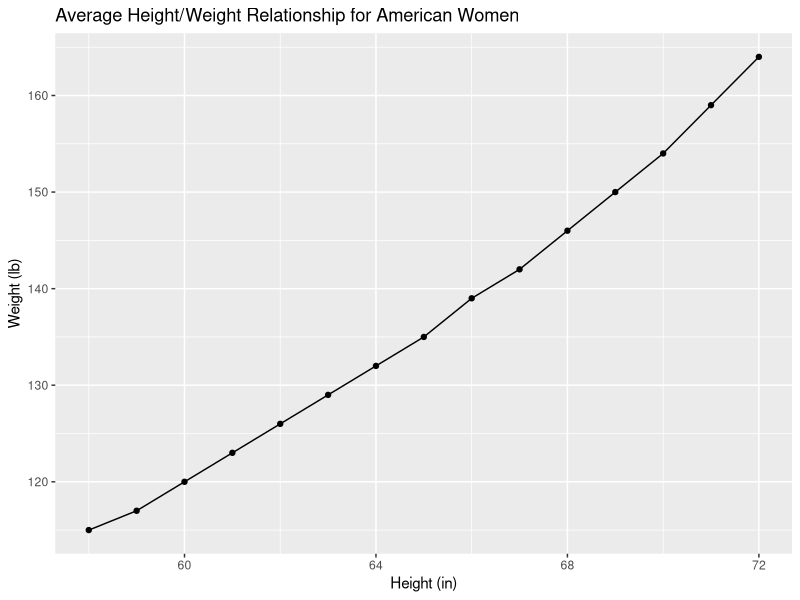

Write the R code that produced this figure.
library("tidyverse")


plot <- ggplot(women, aes(x=height, y=weight)) +
  geom_point() +
  geom_line() +
  labs(
    x = "Height (in)",
    y = "Weight (lb)",
    title = "Average Height/Weight Relationship for American Women"
  )


ggsave('visualization.png', plot=plot)
